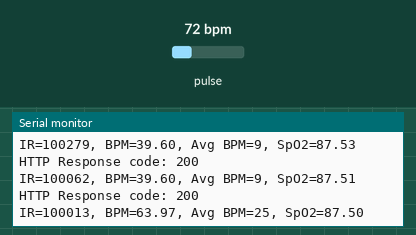
Simulated run of this sketch. Board: ESP32. On the bench: the last lines printed to the serial monitor. The inputs (shaded band) are chosen by the test bench; at power-on: pulse 72 bpm. WiFi joins after 1.5 s; servers stay silent unless stated; uploads are accepted with an empty reply.

Above: at 2.7 s.
2.8 s: pulse set to 42 bpm
At 3.18 s:
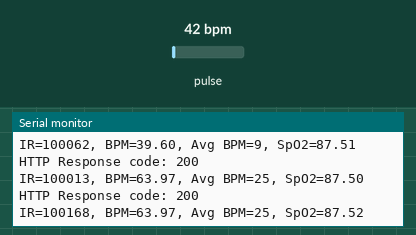
4.3 s: pulse set to 70 bpm
At 4.43 s:
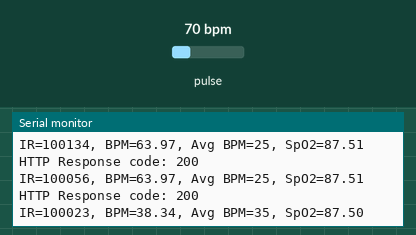
Timing chart, 0 to 7.3 s (numbered marks = the images above; inputs shaded):
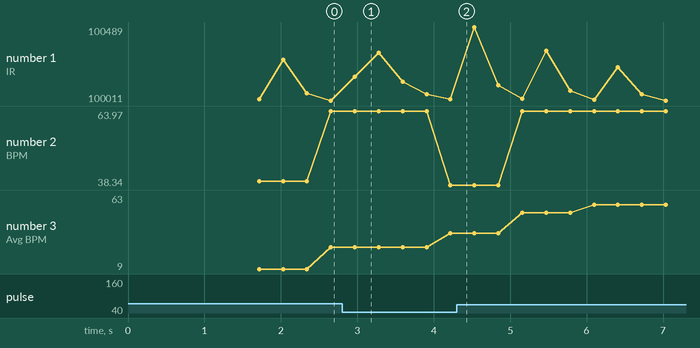

The sketch:

max30102_wifi.ino
```cpp
#include <Wire.h>
#include "MAX30105.h"
#include <WiFi.h>
#include <HTTPClient.h>
#include <ArduinoJson.h>

// WiFi credentials
const char* ssid = "YOUR_WIFI_SSID";
const char* password = "YOUR_WIFI_PASSWORD";

// Your server endpoint
const char* serverUrl = "http://your-server/api/vitals";

// Initialize sensor
MAX30105 particleSensor;

// Variables for calculations
const byte RATE_SIZE = 4; // Increase this for more averaging
byte rates[RATE_SIZE];
byte rateSpot = 0;
long lastBeat = 0;
float beatsPerMinute;
int beatAvg;
float spO2;

void setup() {
  Serial.begin(115200);

  // Connect to WiFi
  WiFi.begin(ssid, password);
  while (WiFi.status() != WL_CONNECTED) {
    delay(500);
    Serial.print(".");
  }
  Serial.println("\nWiFi connected");

  // Initialize sensor
  if (!particleSensor.begin(Wire, I2C_SPEED_FAST)) {
    Serial.println("MAX30105 not found!");
    while (1);
  }

  // Configure sensor settings
  particleSensor.setup(
    60,    // LED brightness (0-255)
    4,     // Sample averaging
    2,     // LED mode (2 = Red + IR)
    400,   // Sample rate (Hz)
    411,   // Pulse width (μs)
    4096   // ADC range
  );

  // Set up the IR LED for proximity/SpO2 detection
  particleSensor.enableDIETEMPRDY();
}

void loop() {
  long irValue = particleSensor.getIR();
  long redValue = particleSensor.getRed();

  // Check if finger is detected
  if (irValue > 50000) {
    // Calculate heart rate
    if (checkForBeat(irValue)) {
      long delta = millis() - lastBeat;
      lastBeat = millis();
      beatsPerMinute = 60 / (delta / 1000.0);

      if (beatsPerMinute < 255 && beatsPerMinute > 20) {
        rates[rateSpot++] = (byte)beatsPerMinute;
        rateSpot %= RATE_SIZE;

        // Calculate average heart rate
        beatAvg = 0;
        for (byte x = 0; x < RATE_SIZE; x++)
          beatAvg += rates[x];
        beatAvg /= RATE_SIZE;
      }
    }

    // Calculate SpO2
    float ratio = (float)redValue / (float)irValue;
    spO2 = 110.0 - 25.0 * ratio; // Simplified SpO2 calculation

    // Ensure SpO2 is within valid range
    if (spO2 > 100) spO2 = 100;
    if (spO2 < 80) spO2 = 80;

    // Send data to server if WiFi is connected
    if (WiFi.status() == WL_CONNECTED) {
      sendData(beatAvg, spO2);
    }

    // Debug output
    Serial.print("IR=");
    Serial.print(irValue);
    Serial.print(", BPM=");
    Serial.print(beatsPerMinute);
    Serial.print(", Avg BPM=");
    Serial.print(beatAvg);
    Serial.print(", SpO2=");
    Serial.println(spO2);
  } else {
    Serial.println("No finger detected");
  }

  delay(100); // Small delay between readings
}

void sendData(int heartRate, float spO2) {
  HTTPClient http;
  http.begin(serverUrl);
  http.addHeader("Content-Type", "application/json");

  // Create JSON document
  StaticJsonDocument<200> doc;
  doc["heart_rate"] = heartRate;
  doc["spo2"] = spO2;
  doc["device_id"] = "ESP32_001";

  String jsonString;
  serializeJson(doc, jsonString);

  // Send POST request
  int httpResponseCode = http.POST(jsonString);

  if (httpResponseCode > 0) {
    Serial.printf("HTTP Response code: %d\n", httpResponseCode);
  } else {
    Serial.printf("Error code: %d\n", httpResponseCode);
  }

  http.end();
}
```

Measured:
- plotted number 1: 100023 → 100099 after the input at 4.3 s
- plotted number 2: 63.97 → 38.34 after the input at 2.8 s, 38.34 → 63.9 after the input at 4.3 s
- plotted number 3: 25 → 35 after the input at 2.8 s, 35 → 63 after the input at 4.3 s
